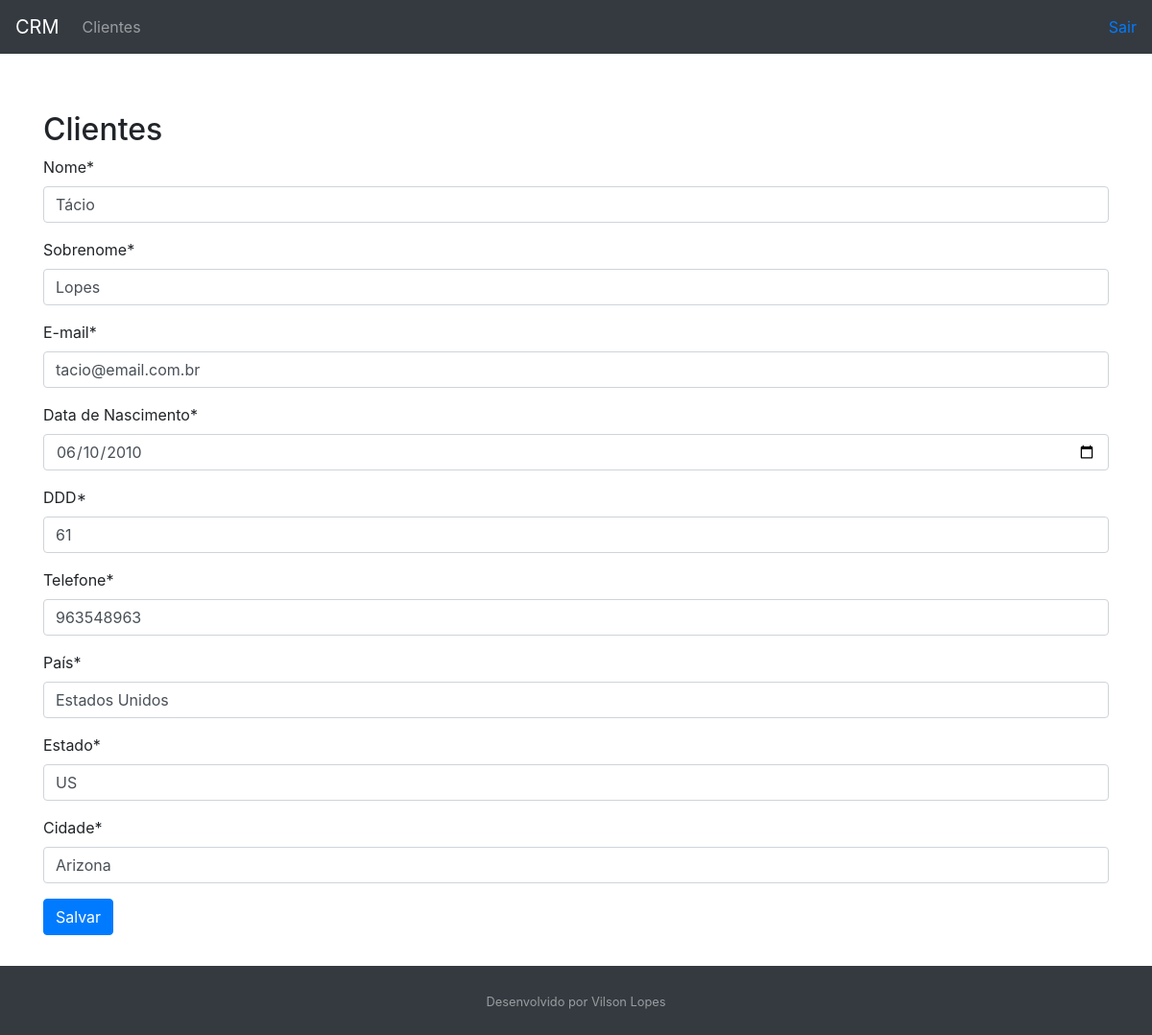
The page /customer/5/ on the database its author committed.
### customer/models.py (models this page shows, shortened)
class Customer(models.Model):
    first_name = models.CharField(max_length=30)
    last_name = models.CharField(max_length=50)
    email = models.EmailField()
    birth_date = models.DateField()
    area_code = models.CharField(max_length=3)
    phone_number = models.CharField(max_length=9)
    country = models.CharField(max_length=30)
    state = models.CharField(max_length=30)
    city = models.CharField(max_length=30)
    created_date = models.DateTimeField(auto_now_add=True)
    updated_date = models.DateTimeField(auto_now=True)
    active = models.BooleanField(default=True)
    class Meta:
        db_table = "customer"

### customer/views.py (the view, shortened to what this page needs)
# urls.py: path("<int:id>/", CustomerUpdateView.as_view(), name="customer-update"),
class CustomerUpdateView(UpdateView):
    template_name = "customer/customer.html"
    form_class = CustomerForm
    def get_object(self, queryset=None):
        id = self.kwargs.get("id")
        return get_object_or_404(Customer, id=id)

### customer/forms.py
class CustomerForm(forms.ModelForm):
    first_name = forms.CharField(label='Nome')
    last_name = forms.CharField(label='Sobrenome')
    email = forms.EmailField(label='E-mail')
    birth_date = forms.DateField(
        label='Data de Nascimento', widget=DateInput())
    area_code = forms.RegexField(
        label='DDD', regex=r'^\+?1?[0-9]{2}$', error_messages={'invalid': 'Número de DDD inválido'})
    phone_number = forms.RegexField(
        label='Telefone', regex=r'^\+?1?[0-9]{6,15}$', error_messages={'invalid': 'Número de telefone inválido'})
    country = forms.CharField(label='País')
    state = forms.CharField(label='Estado')
    city = forms.CharField(label='Cidade')
    class Meta:
        model = Customer
        fields = (
            "first_name",
            "last_name",
            "email",
            "birth_date",
            "area_code",
            "phone_number",
            "country",
            "state",
            "city",
        )

### customer/templates/customer/customer.html (shortened to what this page needs)
{% extends 'model-page.html' %}
{% load crispy_forms_tags %}
{% block content %}
<h2>Clientes</h2>
    <form method="POST">{% csrf_token %}
        {{ form|crispy }}
    <button type="submit" class="btn btn-primary">Salvar</button>
    </form>
{% endblock content %}

### core/templates/model-page.html (style rules this page uses)
html, body { height: 100%; }

### rows shown on the page
Customer: first_name "Tácio", last_name "Lopes", email "tacio@email.com.br", birth_date "06/10/2010", area_code "61", phone_number "963548963", country "Estados Unidos", state "US", city "Arizona"
